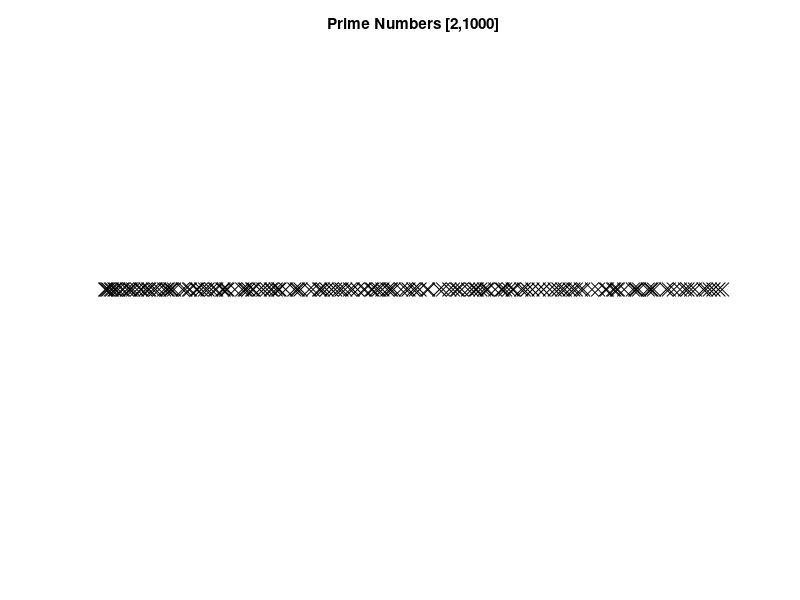

Write the MATLAB code that produced this figure.
N=1000;
x=2:N;

for i=2:N
    for j=2:1:floor(sqrt(i))
        if mod(i,j) == 0
            x(i-1) = 0;
            break;
        end
    end
end
x = x(x~=0);

h1=figure(1);clf
hold on
xlim([0, N]);ylim([-1,1])
plot(x,0,'kx','markersize',10)
axis off
title('Prime Numbers [2,1000]')
clear all;